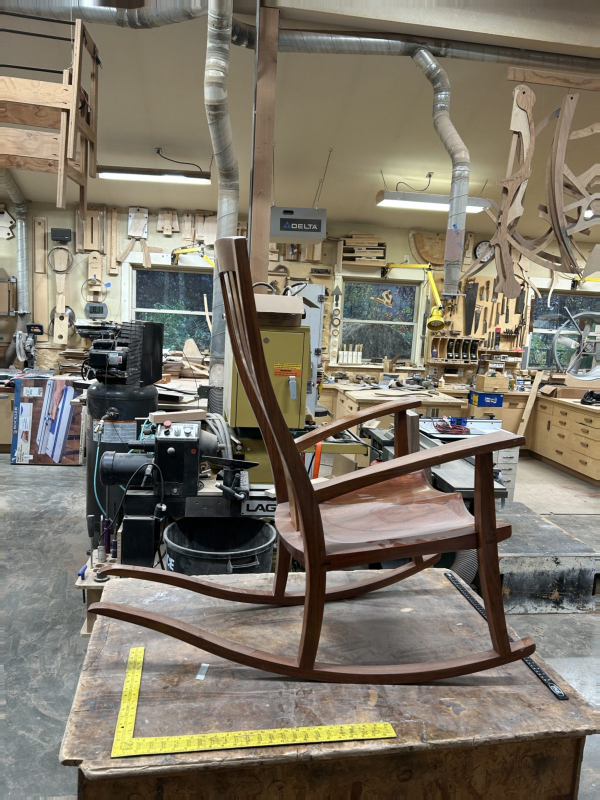
#> input picture viewer/photos/IMG_1471.jpg, 1200 x 1600 px, given in place of IMG_1471.jpg.JPG, which was not available (shown at 1/2 size)
$ python seat_sfm.py ../viewer/photos/IMG_1471.jpg ../viewer/photos/IMG_1472.jpg
#> lines starting #> are read from the running program, lines starting #| are printed output that depends on the picture
"""USAGE: tools/py.sh -m 4 -t 20 tools/seat_sfm.py [--out NAME] IMG_1595 IMG_1597 ...
Own small SfM of the blue-dot seat photos at HALF resolution (2016x1512, raw sensor orientation), with the final model's
intrinsics (scaled x0.5) held FIXED (same iPhone 14, 26 mm, no zoom). Exhaustive matching, incremental mapping.
Output: work/seat/sfm/sparse/<k>/ (COLMAP, arbitrary similarity frame; align with tools/seat_align.py).
Compute audit: 17 photos -> ~8k SIFT each, 136 pairs, 2 threads; peak ~1-2 GB, ~5-10 min. One photo decoded at a time."""
import sys, pathlib
ROOT = pathlib.Path(__file__).resolve().parent.parent
sys.path.insert(0, str(ROOT))
from PIL import Image
import pycolmap
OUT = "sfm"
if sys.argv[1] == "--out": OUT = sys.argv[2]; del sys.argv[1:3]
names = [n if n.endswith(".JPG") else (n if n.startswith("IMG_") else "IMG_" + n) + ".JPG" for n in sys.argv[1:]]
W = ROOT / "work/seat" / OUT; img = W / "images"; img.mkdir(parents=True, exist_ok=True)
for n in names:
    o = img / n
    if not o.exists():
        im = Image.open(ROOT / "drive" / n); im = im.resize((2016, 1512), Image.LANCZOS); im.save(o, quality=97, subsampling=0)
#> further down, im is the input picture: PIL image 1200x1600 RGB; mean R, G, B 125, 117.9, 104.1
#> after `im = im.resize((2016, 1512), Image.LANCZOS)`:
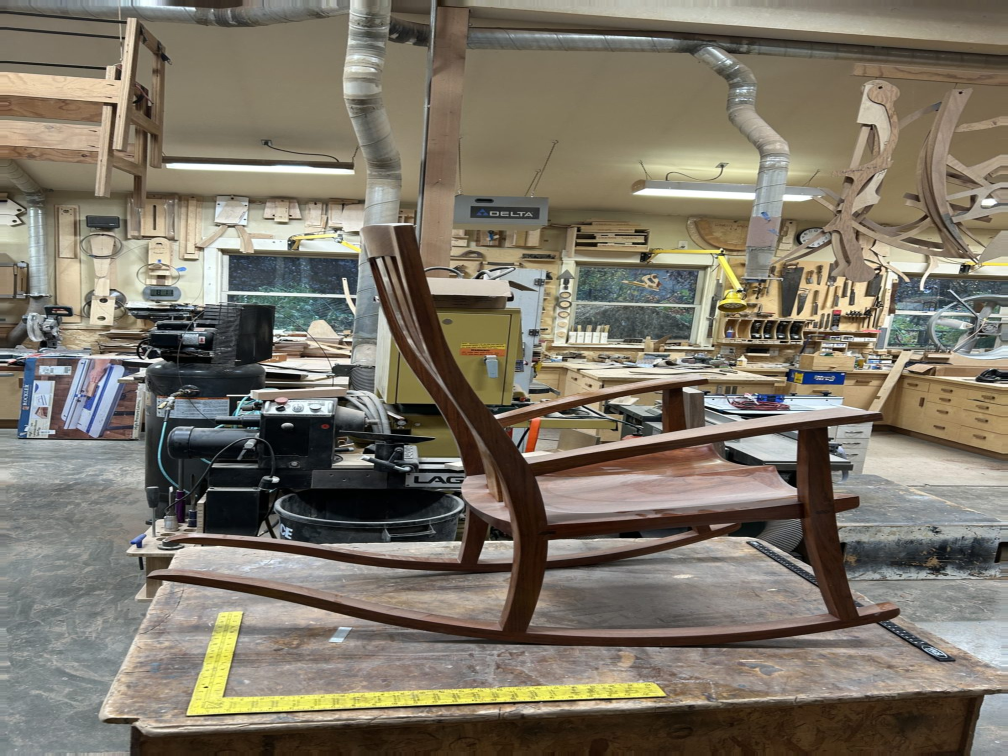
#> im: PIL image 2016x1512 RGB (shown at 1/2 size); mean R, G, B 125, 117.9, 104.1
#> pass 2 of the loop `for n in names:`:
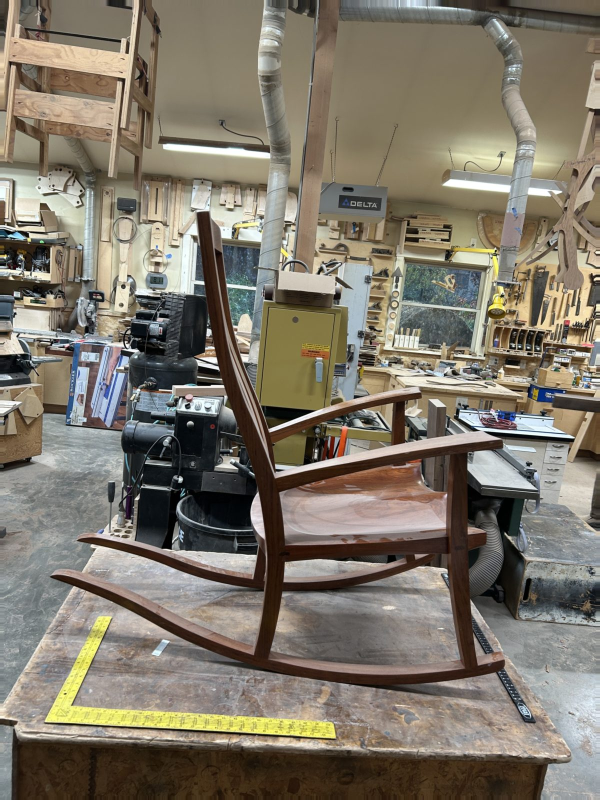
#> input picture viewer/photos/IMG_1472.jpg, 1200 x 1600 px, given in place of IMG_1472.jpg.JPG, which was not available (shown at 1/2 size)
#> im is the input picture: PIL image 1200x1600 RGB; mean R, G, B 126.8, 119.5, 106.2
#> `im = im.resize((2016, 1512), Image.LANCZOS)`:
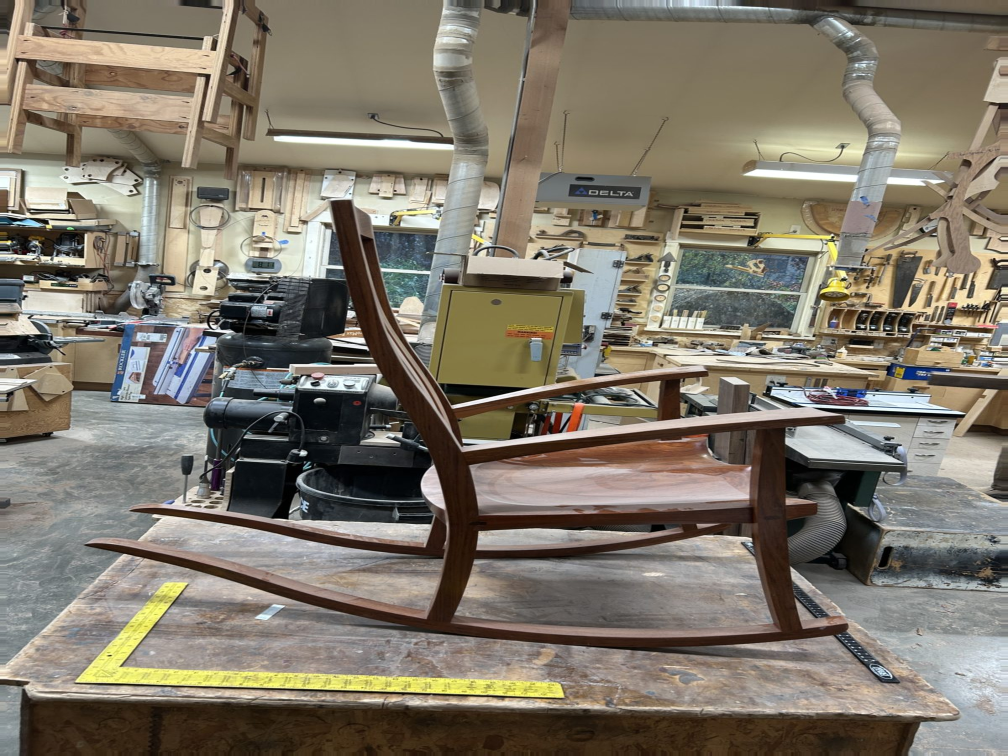
#> im: PIL image 2016x1512 RGB (shown at 1/2 size); mean R, G, B 126.8, 119.5, 106.2
#> (the run stopped early here; a loop or call above may not have finished)
